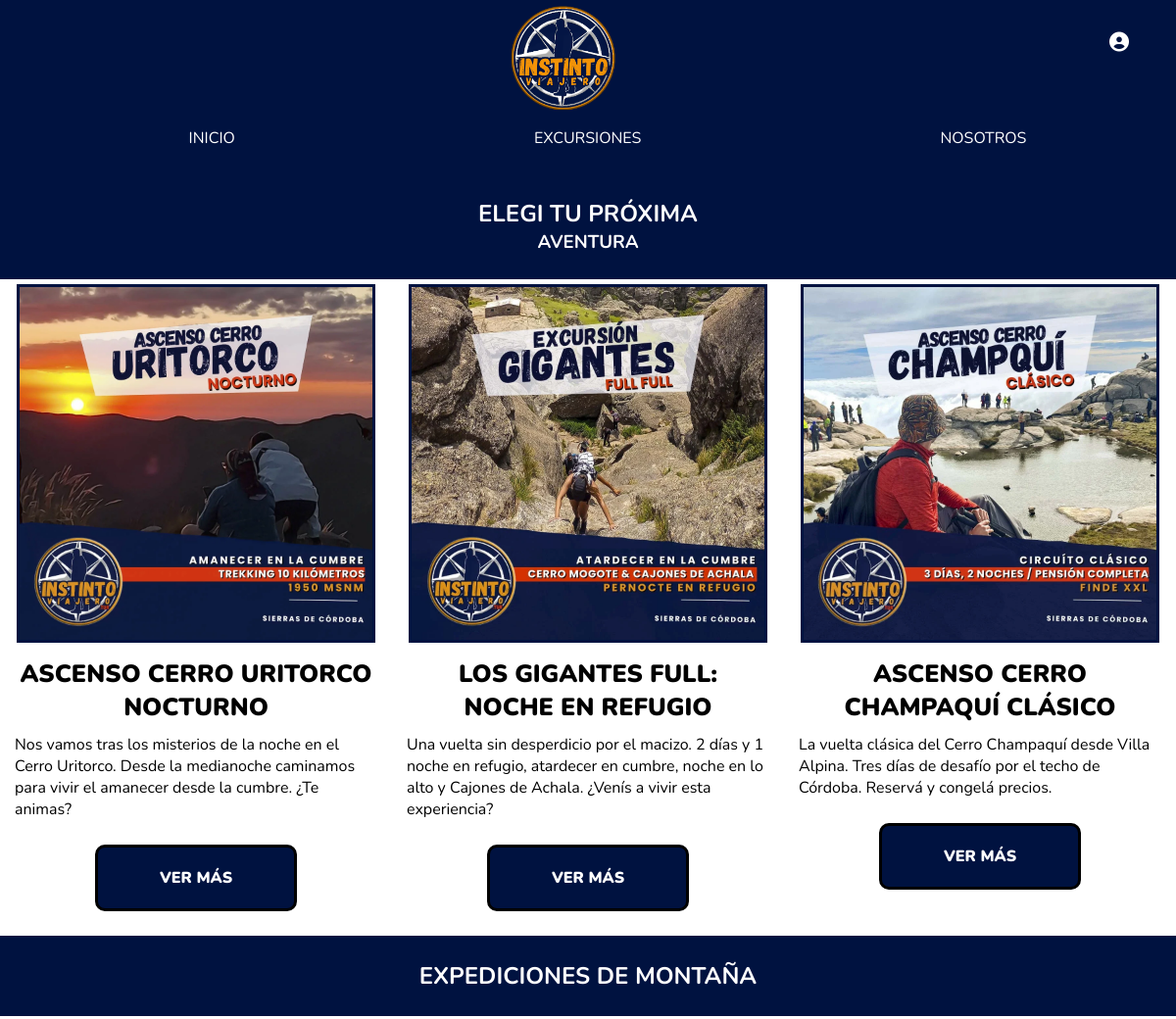
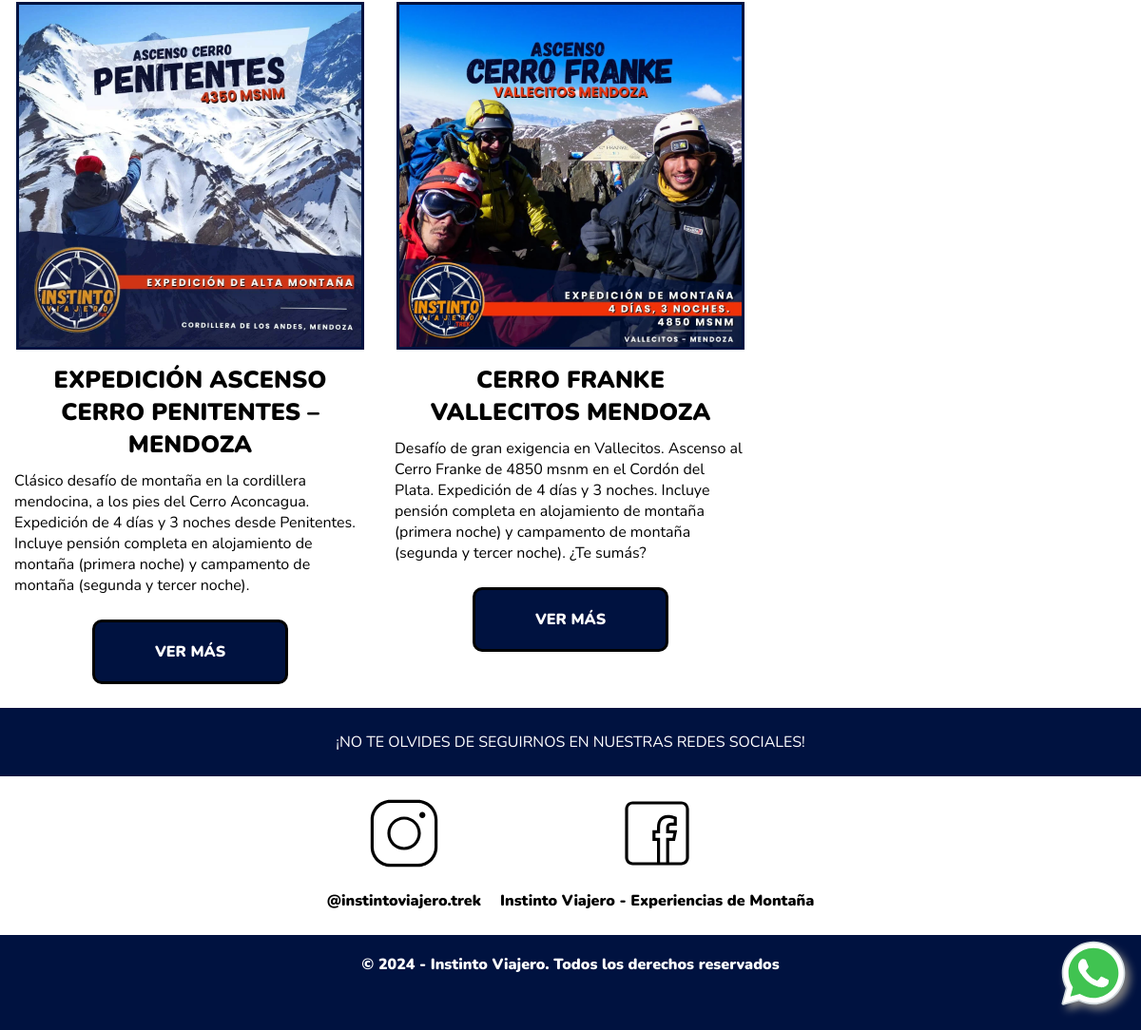
The app's page /acciones/proximas_salidas with its own data (2 pictures, top to bottom).
### models.py (models this page shows)
class SalidaTrekking(db.Model):
    id = db.Column(db.Integer, primary_key=True)
    slug = db.Column(db.String(160), unique=True, nullable=False)
    tipo_salida = db.Column(db.String(255))
    prox_desc = db.Column(db.Text)
    foto_carta = db.Column(db.String(255))
    foto_portada = db.Column(db.String(255))
    titulo = db.Column(db.String(100))
    subtitulo = db.Column(db.String(150))
    dias = db.Column(db.String(50))
    contado = db.Column(db.String(50))
    lugarsalida = db.Column(db.String(100))
    dificultad = db.Column(db.String(50))
    recorrido = db.Column(db.Text)
    encuentro = db.Column(db.String(100))
    inicio = db.Column(db.String(100))
    fin = db.Column(db.String(100))
    edad = db.Column(db.String(50))
    proximasfechas = db.Column(db.String(100))
    descripcion = db.Column(db.Text)
    trescuotas = db.Column(db.String(50))
    seiscuotas = db.Column(db.String(50))
    meses_proximos = db.Column(db.String(100))
    precio_meses_proximos = db.Column(db.String(50))
    tres_cuotas_meses = db.Column(db.String(50))
    seis_cuotas_meses = db.Column(db.String(50))
    finpromo = db.Column(db.String(100))
    incluye = db.Column(db.Text)
    opcional = db.Column(db.Text)
    no_incluye = db.Column(db.Text)
    itinerario = db.Column(db.Text)
    equipamiento = db.Column(db.Text)
    preguntas = db.Column(db.Text)
    foto_uno = db.Column(db.String(255))
    foto_dos = db.Column(db.String(255))
    foto_tres = db.Column(db.String(255))
    codigo = db.Column(db.Text)
    infoextra = db.Column(db.Text)

### acciones.py (the view)
@bp.route('/proximas_salidas')
def proximas_salidas():
    salidas = SalidaTrekking.query.all()
    return render_template('proximas_salidas.html', salidas=salidas)

### templates/proximas_salidas.html (shortened to what this page needs)
{% extends 'base.html' %}
{% block content %}
<head>
</head>
<main>
    <div class="section-titles-subtitles">
        <h2 class="section-title">ELEGI TU PRÓXIMA</h2>
        <h3 class="section-subtitle">AVENTURA</h3>
    </div>
    <section class="trekking_cba">
        <div class="trekking-cba-grid">
            {% for s in salidas%}
                {% if s.tipo_salida == 'trekking-cordoba'%}
                    <div class="trekking_cba_carta">
                        <div class="trekking_cba_img">
                            <img src="{{ url_for('static', filename='uploads/'~s.foto_carta) }}" class="img-fluid">
                        </div>
                        <div class="trekking_cba_titulo">
                            <h4>{{s.titulo}}</h4>
                        </div>
                        <div class="trekking_cba_parrafo ">
                            <p>{{s.prox_desc|safe}}</p>
                        </div>
                        <div>
                            <a class="trekking_cba_boton botones" href="{{url_for('acciones.ver_salida', slug=s.slug)}}">VER MÁS</a>
                        </div>
                    </div>
                {% endif %}
            {% endfor %}
        </div>
    </section>
    <section class="expediciones-de-montaña">
        <div class="section-titles-subtitles">
            <h2 class="section-title">EXPEDICIONES DE MONTAÑA</h2>
        </div>
        <div class="trekking-cba-grid">
            {% for s in salidas %}
                {%if s.tipo_salida == 'expedicion-de-montaña'%}
                <div class="trekking_cba_carta">
                    <div class="trekking_cba_img">
                        <img src="{{ url_for('static', filename='uploads/'~s.foto_carta) }}" class="img-fluid">
                    </div>
                    <div class="trekking_cba_titulo">
                        <h4>{{s.titulo}}</h4>
                    </div>
                    <div class="trekking_cba_parrafo">
                        <p>{{s.prox_desc|safe}}</p>
                    </div>
                    <div>
                        <a class="trekking_cba_boton botones" href="{{url_for('acciones.ver_salida', slug=s.slug)}}">VER MÁS</a>
                    </div>
                </div>
                {%endif%}
            {%endfor%}
        </div>
    </section>
</main>
{% endblock %}

### templates/base.html (shortened to what this page needs)
<!DOCTYPE html>
<html lang="es">
<head>
    <link rel="stylesheet" href="/static/sass/style.css">
</head>
<body>
    <header class="header">
        <div class="header-logo">
            <a href="{{url_for("index")}}" class="logo" alt="Logo de instinto viajero"></a>
        </div>
        <nav class="nave">
            <ul>
                <li><a href="{{url_for("index")}}" alt="inicio">Inicio</a></li>
                <li><a href="{{url_for("acciones.proximas_salidas")}}" alt="Excursiones">Excursiones</a></li>
                <li><a href="{{url_for("acciones.nosotros")}}" alt="sobre nosotros">nosotros</a></li>
                <li class="login-circle"><a href="{{url_for("acciones.pag_log")}}"><i class="fa-solid fa-circle-user fa-lg"></i></a></li>
            </ul>
        </nav>
    </header>
    {% block content %}
    {% endblock %}
    <footer class="footer">
        <div class="section-titles-subtitles">
            <p class="section-title">¡NO TE OLVIDES DE SEGUIRNOS EN NUESTRAS REDES SOCIALES!</p>
        </div>
        <div class="footer_contact">
            <a class="whatsapp" href="https://api.whatsapp.com/send?phone=+3541207389&text=Hola!%20Quiero%20me%20gustaria%20recibir%20informacion%20sobre:%20" target="_blank" alt="Logo de whatsapp">
            </a>
            <a class="logos" href="https://www.instagram.com/instintoviajero.trek" target="_blank" alt="Logo de instagram">
                <p class="redes">@instintoviajero.trek</p>
            </a>
            <a class="logos" href="https://www.facebook.com/instintotrek/" target="_blank" alt="Logo de facebook">
                <p class="redes">Instinto Viajero - Experiencias de Montaña</p>
            </a>
        </div>
        <div class="derechos">
            <p class="footerp">© 2024 - Instinto Viajero. Todos los derechos reservados</p>
        </div>
    </footer>
</body>
</html>

### static/sass/style.css (style rules this page uses)
* { font-family: "Nunito", serif; margin: 0; text-decoration: none; }
.logo { display: flex; background-image: url(../img/Logos/Instinto_viajero.png); background-position: center; background-repeat: no-repeat; background-size: contain; border-radius: 100%; width: 100%; height: 100%; margin-bottom: 10px; }
.header .header-logo { display: flex; justify-content: center; margin: auto; }
.header-logo .logo { display: flex; justify-content: center; text-align: center; height: 15vh; width: 25vw; }
.nave ul li a { justify-content: space-around; text-align: center; }
.nave { width: 100%; justify-content: space-around; text-align: center; }
@media (min-width: 768px) { .header-logo .logo { margin-left: -50px; } }
header { background-color: #001240; color: #ffffff; padding-bottom: 25px; }
.header .nave ul { display: flex; justify-content: space-around; list-style-type: none; text-transform: uppercase; color: #ffffff; }
.nave ul li a { color: #ffffff; }
.botones { display: flex; margin: 8vh auto; margin-top: 35vh; width: 60%; text-align: center; background-image: linear-gradient(rgba(0, 0, 0, 0.4), rgba(0, 0, 0, 0.4)); background-color: transparent; padding: 10px; border: solid 2px white; border-top-left-radius: 10px; border-bottom-left-radius: 10px; border-top-right-radius: 10px; border-bottom-right-radius: 10px; font-weight: 900; color: #ffffff; }
.section-titles-subtitles { padding: 25px 0; color: #ffffff; background-color: #001240; text-transform: uppercase; }
.section-title { display: flex; justify-content: center; text-align: center; color: #ffffff; }
.section-subtitle { display: flex; justify-content: center; color: #ffffff; }
.trekking_cba_img img { display: flex; margin: 5px auto; width: 90%; height: auto; border: solid 3px #001240; }
.trekking_cba_titulo h4 { text-transform: uppercase; font-weight: 900; display: flex; text-align: center; justify-content: center; font-size: 25px; margin: 10px 20px; color: #000000; box-shadow: #001240; }
.trekking_cba_parrafo p { margin: auto 15px; color: #000000; }
.trekking_cba_boton { text-align: center; display: flex; justify-content: center; background-color: #001240; background-image: none; width: 40%; margin: 25px auto; padding: 20px; border: solid 3px #000000; }
@media (min-width: 768px) { .trekking-cba-grid { display: grid; grid-template-columns: repeat(3, 1fr); } }
.footer { text-align: center; }
.redes { color: #000000; font-weight: 900; }
.footerp { font-weight: 900; margin-top: 25px; color: #ffffff; padding: 2.5vh 0 0 0; height: 10vh; background-color: #001240; }
.footer_contact { gap: 20px; display: flex; justify-content: center; }
.footer_contact svg { height: 10vh; display: flex; text-align: center; margin: 20px auto; }
.whatsapp { position: fixed; right: 0%; bottom: 0%; background-color: transparent; filter: drop-shadow(5px 5px 4px grey); }
.login-circle { top: 2rem; right: 3rem; display: flex; position: absolute; }
.trekking_cba_img { display: flex; justify-content: center; align-items: center; margin: auto; }

### records on screen
SalidaTrekking: foto_carta (picture), titulo "ASCENSO CERRO URITORCO NOCTURNO", prox_desc "Nos vamos tras los misterios de la noche en el Cerro Uritorco. Desde la medianoche caminamos para vivir el amanecer desde la cumbre. ¿Te animas?"
SalidaTrekking: foto_carta (picture), titulo "LOS GIGANTES FULL: NOCHE EN REFUGIO", prox_desc "Una vuelta sin desperdicio por el macizo. 2 días y 1 noche en refugio, atardecer en cumbre, noche en lo alto y Cajones de Achala. ¿Venís a vivir esta experiencia?"
SalidaTrekking: foto_carta (picture), titulo "ASCENSO CERRO CHAMPAQUÍ CLÁSICO", prox_desc "La vuelta clásica del Cerro Champaquí desde Villa Alpina. Tres días de desafío por el techo de Córdoba. Reservá y congelá precios."
SalidaTrekking: foto_carta (picture), titulo "EXPEDICIÓN ASCENSO CERRO PENITENTES – MENDOZA", prox_desc "Clásico desafío de montaña en la cordillera mendocina, a los pies del Cerro Aconcagua. Expedición de 4 días y 3 noches desde Penitentes. Incluye pensión completa en alojamiento de montaña (primera noche) y campamento de montaña (segunda y tercer noche)."
SalidaTrekking: foto_carta (picture), titulo "CERRO FRANKE VALLECITOS MENDOZA", prox_desc "Desafío de gran exigencia en Vallecitos. Ascenso al Cerro Franke de 4850 msnm en el Cordón del Plata. Expedición de 4 días y 3 noches. Incluye pensión completa en alojamiento de montaña (primera noche) y campamento de montaña (segunda y tercer noche). ¿Te sumás?"
